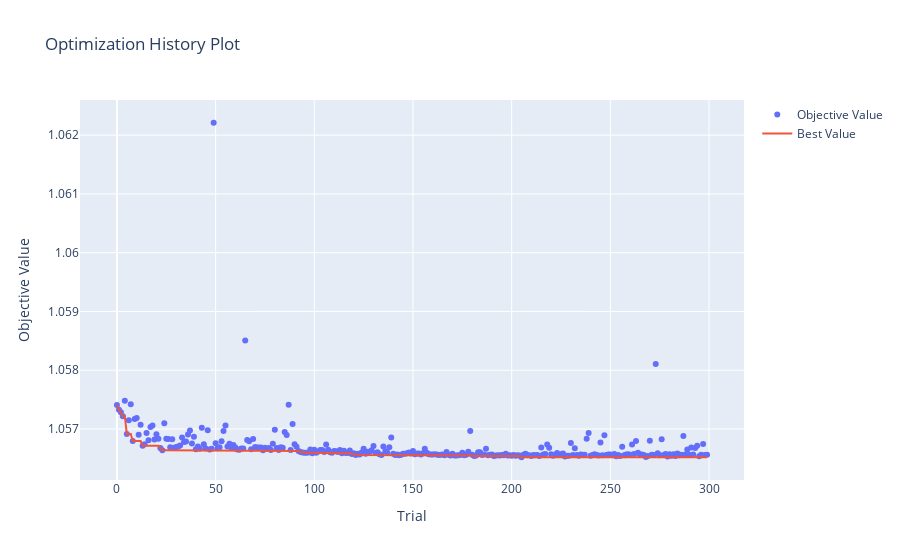

Notebook code cell kept with this figure:
### Code cell
op_viz.plot_optimization_history(study)

### Figure 1 — Plotly figure (JSON) as saved in the notebook; plotly's stock layout.template omitted (floating-point values rounded to 4 significant figures; data arrays with more than 128 entries replaced by an {"elided": "..."} marker saying what was removed)
{"data": [{"mode": "markers", "name": "Objective Value", "type": "scatter", "x": {"elided": "300 int values"}, "y": {"elided": "300 float values"}}, {"mode": "lines", "name": "Best Value", "type": "scatter", "x": {"elided": "300 int values"}, "y": {"elided": "300 float values"}}, {"marker": {"color": "#cccccc"}, "mode": "markers", "name": "Infeasible Trial", "showlegend": false, "type": "scatter", "x": [], "y": []}], "layout": {"title": {"text": "Optimization History Plot"}, "xaxis": {"title": {"text": "Trial"}}, "yaxis": {"title": {"text": "Objective Value"}}}}
